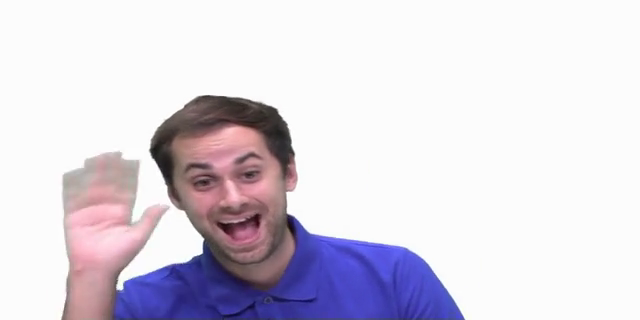
#> input picture img/img.png, 640 x 320 px
$ python knn_matting.py   (older library calls are emulated)
#> lines starting #> are read from the running program, lines starting #| are printed output that depends on the picture; after the words box and inside, x2 and y2 are one past the last pixel; in counts of white or black regions, pixels touching at a corner belong together
#> in main, img is the input picture: shape (320, 640, 3); mean R, G, B 219.4, 213.9, 224.7
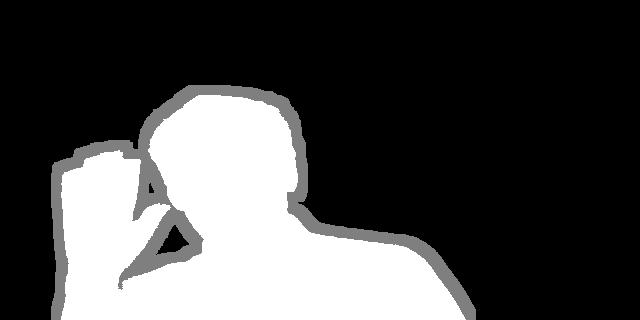
#> input picture img/trimap.png, 640 x 320 px
#> in main, trimap1 is the input picture: shape (320, 640); min 0, max 255, mean 73.1
import numpy as np
import sklearn.neighbors
import scipy.sparse
import warnings
import cv2
import imageio

nn = 10


def knn_matte(img, trimap, mylambda=100):
#> called with mylambda = 100
    [m, n, c] = img.shape
#> m = 320; n = 640; c = 3
    img, trimap = img / 255.0, trimap / 255.0
    foreground = (trimap > 0.99).astype(int)
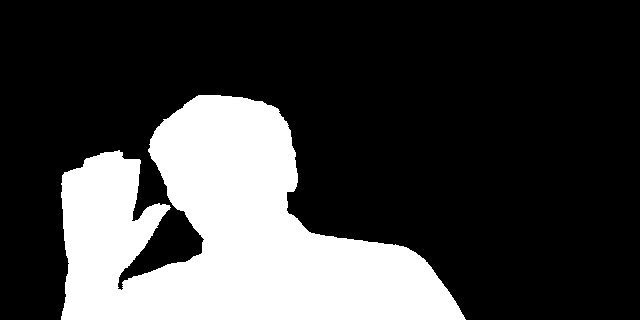
#> foreground: shape (320, 640, 3) int64; values 0 (black) and 1 (white), 25.5% white; 1 white region, box (x1, y1, x2, y2) and area: (61, 95, 466, 320) 52273
    background = (trimap < 0.01).astype(int)
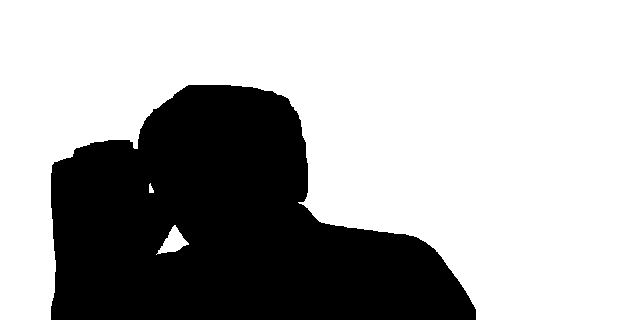
#> background: shape (320, 640, 3) int64; values 0 (black) and 1 (white), 68.2% white; 1 black region, box (x1, y1, x2, y2) and area: (51, 85, 476, 320) 65213
    all_constraints = foreground + background
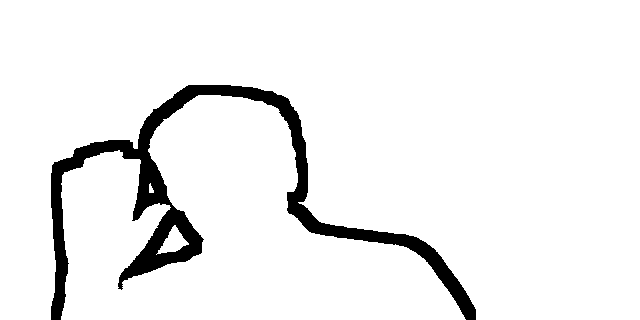
#> all_constraints: shape (320, 640, 3) int64; values 0 (black) and 1 (white), 93.7% white; 1 black region, box (x1, y1, x2, y2) and area: (51, 85, 476, 320) 12940

    print("Finding nearest neighbors")
    a, b = np.unravel_index(np.arange(m * n), (m, n))
    feature_vec = np.append(np.transpose(img.reshape(m * n, c)), [a, b] / np.sqrt(m * m + n * n), axis=0).T
    nbrs = sklearn.neighbors.NearestNeighbors(n_neighbors=10, n_jobs=4).fit(feature_vec)
    knns = nbrs.kneighbors(feature_vec)[1]

    # Compute Sparse A
    print("Computing sparse A")
    row_inds = np.repeat(np.arange(m * n), 10)
    col_inds = knns.reshape(m * n * 10)
    vals = 1 - np.linalg.norm(feature_vec[row_inds] - feature_vec[col_inds], axis=1) / (c + 2)
    A = scipy.sparse.coo_matrix((vals, (row_inds, col_inds)), shape=(m * n, m * n))

    D_script = scipy.sparse.diags(np.ravel(A.sum(axis=1)))
    L = D_script - A
    D = scipy.sparse.diags(np.ravel(all_constraints[:, :, 0]))
    v = np.ravel(foreground[:, :, 0])
    c = 2 * mylambda * np.transpose(v)
    H = 2 * (L + mylambda * D)

    print("Solving linear system for alpha")
    warnings.filterwarnings("error")
    alpha = []
    try:
        alpha = np.minimum(np.maximum(scipy.sparse.linalg.spsolve(H, c), 0), 1).reshape(m, n)
#> alpha: shape (320, 640) float64; every value is NaN or infinite
    except Warning:
        x = scipy.sparse.linalg.lsqr(H, c)
        alpha = np.minimum(np.maximum(x[0], 0), 1).reshape(m, n)
    return alpha


def main():
    img = scipy.misc.imread("../img/img.png")
    trimap1 = scipy.misc.imread("../img/trimap.png")
    trimap = cv2.merge((trimap1, trimap1, trimap1))

    # trimap = scipy.misc.imread("33_tri.png")[:, :, :3]
    alpha = knn_matte(img, trimap)
    imageio.imwrite("../img/alpha_knn.png", alpha)
    plt.title("Alpha Matte")
    plt.imshow(alpha, cmap="gray")
    plt.show()


if __name__ == "__main__":
    import matplotlib.pyplot as plt
    import scipy.misc

    main()
